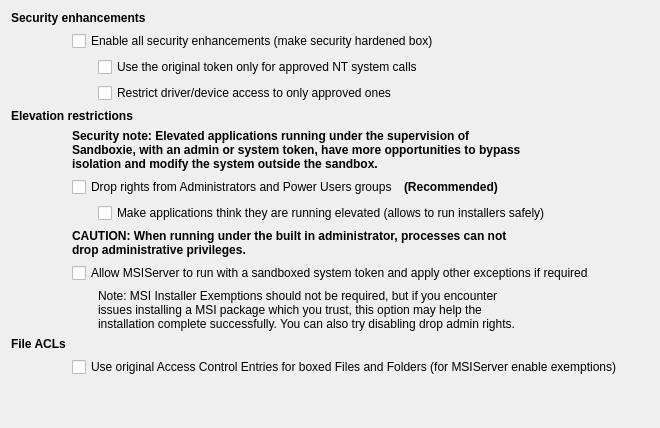
           <widget class="QWidget" name="tabHarden">
            <attribute name="title">
             <string>Security Hardening</string>
            </attribute>
            <layout class="QGridLayout" name="gridLayout_53">
             <item row="0" column="0">
              <layout class="QGridLayout" name="gridLayout_52">
               <item row="3" column="2" colspan="4">
                <widget class="QCheckBox" name="chkRestrictDevices">
                 <property name="text">
                  <string>Restrict driver/device access to only approved ones</string>
                 </property>
                </widget>
               </item>
               <item row="10" column="2" colspan="3">
                <widget class="QLabel" name="label_28">
                 <property name="text">
                  <string>Note: MSI Installer Exemptions should not be required, but if you encounter issues installing a MSI package which you trust, this option may help the installation complete successfully. You can also try disabling drop admin rights.</string>
                 </property>
                 <property name="wordWrap">
                  <bool>true</bool>
                 </property>
                </widget>
               </item>
               <item row="10" column="1">
                <widget class="QLabel" name="label_41">
                 <property name="minimumSize">
                  <size>
                   <width>20</width>
                   <height>0</height>
                  </size>
                 </property>
                 <property name="maximumSize">
                  <size>
                   <width>20</width>
                   <height>16777215</height>
                  </size>
                 </property>
                 <property name="text">
                  <string/>
                 </property>
                </widget>
               </item>
               <item row="13" column="3" colspan="3">
                <spacer name="horizontalSpacer_10">
                 <property name="orientation">
                  <enum>Qt::Horizontal</enum>
                 </property>
                 <property name="sizeHint" stdset="0">
                  <size>
                   <width>40</width>
                   <height>20</height>
                  </size>
                 </property>
                </spacer>
               </item>
               <item row="13" column="1">
                <spacer name="verticalSpacer_29">
                 <property name="orientation">
                  <enum>Qt::Vertical</enum>
                 </property>
                 <property name="sizeHint" stdset="0">
                  <size>
                   <width>20</width>
                   <height>40</height>
                  </size>
                 </property>
                </spacer>
               </item>
               <item row="9" column="1" colspan="5">
                <widget class="QCheckBox" name="chkMsiExemptions">
                 <property name="text">
                  <string>Allow MSIServer to run with a sandboxed system token and apply other exceptions if required</string>
                 </property>
                </widget>
               </item>
               <item row="8" column="1" colspan="4">
                <widget class="QLabel" name="lblAdmin">
                 <property name="font">
                  <font>
                   <bold>true</bold>
                   <kerning>true</kerning>
                  </font>
                 </property>
                 <property name="text">
                  <string>CAUTION: When running under the built in administrator, processes can not drop administrative privileges.</string>
                 </property>
                 <property name="wordWrap">
                  <bool>true</bool>
                 </property>
                </widget>
               </item>
               <item row="5" column="1" colspan="4">
                <widget class="QLabel" name="label_35">
                 <property name="font">
                  <font>
                   <bold>true</bold>
                   <kerning>true</kerning>
                  </font>
                 </property>
                 <property name="text">
                  <string>Security note: Elevated applications running under the supervision of Sandboxie, with an admin or system token, have more opportunities to bypass isolation and modify the system outside the sandbox.</string>
                 </property>
                 <property name="wordWrap">
                  <bool>true</bool>
                 </property>
                </widget>
               </item>
               <item row="1" column="1" colspan="5">
                <widget class="QCheckBox" name="chkSecurityMode">
                 <property name="text">
                  <string>Enable all security enhancements (make security hardened box)</string>
                 </property>
                </widget>
               </item>
               <item row="6" column="1" colspan="3">
                <widget class="QCheckBox" name="chkDropRights">
                 <property name="text">
                  <string>Drop rights from Administrators and Power Users groups</string>
                 </property>
                </widget>
               </item>
               <item row="4" column="0" colspan="3">
                <widget class="QLabel" name="lblElevation">
                 <property name="font">
                  <font>
                   <bold>true</bold>
                   <kerning>true</kerning>
                  </font>
                 </property>
                 <property name="toolTip">
                  <string>Protect the system from sandboxed processes</string>
                 </property>
                 <property name="text">
                  <string>Elevation restrictions</string>
                 </property>
                </widget>
               </item>
               <item row="11" column="0">
                <widget class="QLabel" name="lblACLs">
                 <property name="font">
                  <font>
                   <bold>true</bold>
                   <kerning>true</kerning>
                  </font>
                 </property>
                 <property name="toolTip">
                  <string>Protect the system from sandboxed processes</string>
                 </property>
                 <property name="text">
                  <string>File ACLs</string>
                 </property>
                </widget>
               </item>
               <item row="7" column="2" colspan="4">
                <widget class="QCheckBox" name="chkFakeElevation">
                 <property name="text">
                  <string>Make applications think they are running elevated (allows to run installers safely)</string>
                 </property>
                </widget>
               </item>
               <item row="6" column="4">
                <widget class="QLabel" name="label_40">
                 <property name="font">
                  <font>
                   <bold>true</bold>
                   <kerning>true</kerning>
                  </font>
                 </property>
                 <property name="text">
                  <string>(Recommended)</string>
                 </property>
                </widget>
               </item>
               <item row="2" column="2" colspan="4">
                <widget class="QCheckBox" name="chkLockDown">
                 <property name="text">
                  <string>Use the original token only for approved NT system calls</string>
                 </property>
                </widget>
               </item>
               <item row="0" column="0" colspan="3">
                <widget class="QLabel" name="lblSecurity">
                 <property name="font">
                  <font>
                   <bold>true</bold>
                   <kerning>true</kerning>
                  </font>
                 </property>
                 <property name="toolTip">
                  <string>Protect the system from sandboxed processes</string>
                 </property>
                 <property name="text">
                  <string>Security enhancements</string>
                 </property>
                </widget>
               </item>
               <item row="12" column="1" colspan="5">
                <widget class="QCheckBox" name="chkACLs">
                 <property name="text">
                  <string>Use original Access Control Entries for boxed Files and Folders (for MSIServer enable exemptions)</string>
                 </property>
                </widget>
               </item>
              </layout>
             </item>
            </layout>
           </widget>
